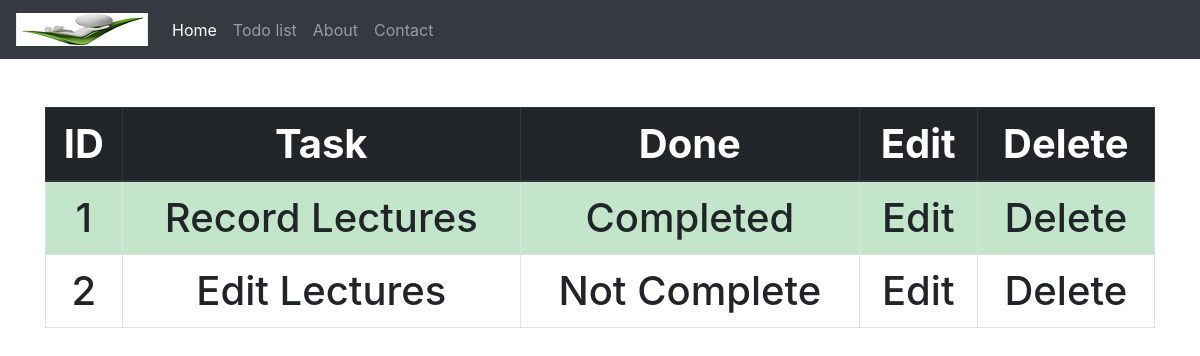
Before: /todolist/ with the older database file.
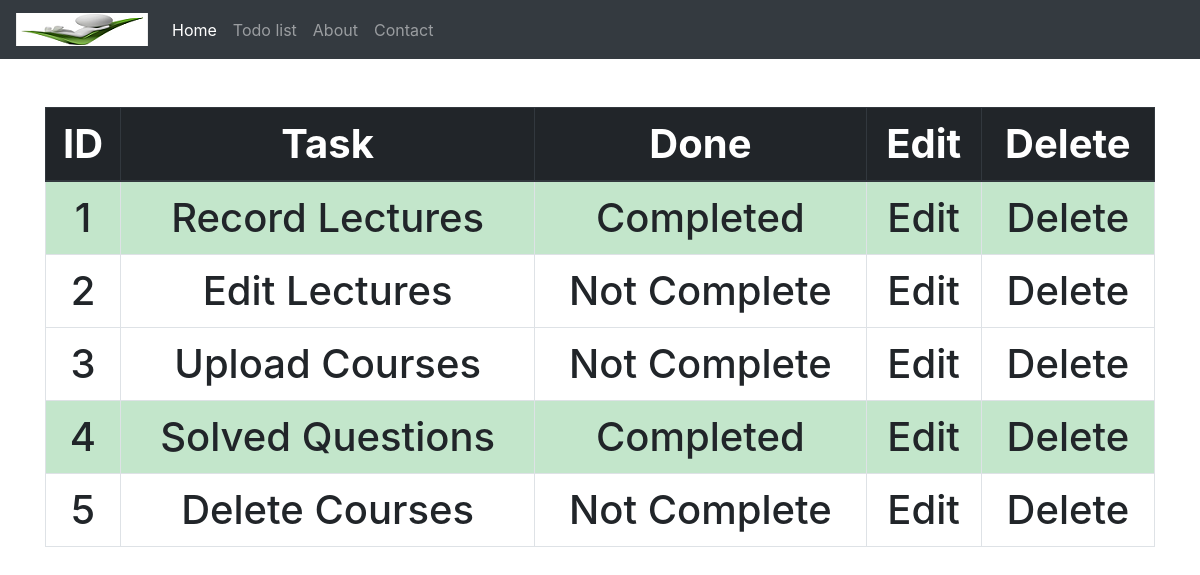
After: the same page with the newer database file.
### todolist_app/models.py (models this page shows, shortened)
class TaskList(models.Model):
    task = models.CharField(max_length = 300)
    done = models.BooleanField(default = False)

### todolist_app/views.py (the view)
# urls.py: path('todolist/', include('todolist_app.urls'))
def todolist(request):
    all_tasks = TaskList.objects.all
    return render(request, 'todolist.html', { 'all_tasks' : all_tasks })

### todolist_app/templates/todolist.html (shortened to what this page needs)
{% extends 'base.html' %}
{% block content %}
  <table class="table table-bordered text-center">
    <thead class="thead-dark">
      <tr>
        <th scope="col">ID</th>
        <th scope="col">Task</th>
        <th scope="col">Done</th>
        <th scope="col">Edit</th>
        <th scope="col">Delete</th>
      </tr>
    </thead>
    <tbody>
  {% for obj in all_tasks  %}
      {% if obj.done %}
        <tr class="table-success">
          <td>{{ obj.id }}</td>
          <td>{{ obj.task }}</td>
          <td>Completed</td>
          <td>Edit</td>
          <td>Delete</td>
        </tr>
      {% else %}
        <tr>
          <td>{{ obj.id }}</td>
          <td>{{ obj.task }}</td>
          <td>Not Complete</td>
          <td>Edit</td>
          <td>Delete</td>
        </tr>
      {% endif %}
  {% endfor %}
      </tbody>
    </table>
{% endblock content %}

### templates/base.html (shortened to what this page needs)
{% load static %}
<!doctype html>
<html lang="en">
  <head>
    <link rel="stylesheet" href="https://maxcdn.bootstrapcdn.com/bootstrap/4.0.0/css/bootstrap.min.css">
  </head>
  <body>
    <nav class="navbar navbar-expand-lg navbar-dark bg-dark">
        <a class="navbar-brand" href="#"><img src="{% static 'images/logo.png' %}" alt="Logo Image"/></a>
        <div class="collapse navbar-collapse" id="navbarNav">
            <ul class="navbar-nav">
            <li class="nav-item active">
                <a class="nav-link" href="{% url 'todolist' %}">Home <span class="sr-only">(current)</span></a>
            </li>
            <li class="nav-item">
                <a class="nav-link" href="{% url 'todolist' %}">Todo list</a>
            </li>
            <li class="nav-item">
                <a class="nav-link" href="{% url 'about' %}">About</a>
            </li>
            <li class="nav-item">
                <a class="nav-link" href="{% url 'contact' %}">Contact</a>
            </li>
            </ul>
        </div>
    </nav>
    <div class="container" >
        <h1>
            {% block content %}
            {% endblock content %}
        </h1>
    </div>
  </body>
</html>

Changed rows visible on the page:
added TaskList: id "3", task "Upload Courses"
added TaskList: id "4", task "Solved Questions"
added TaskList: id "5", task "Delete Courses"
